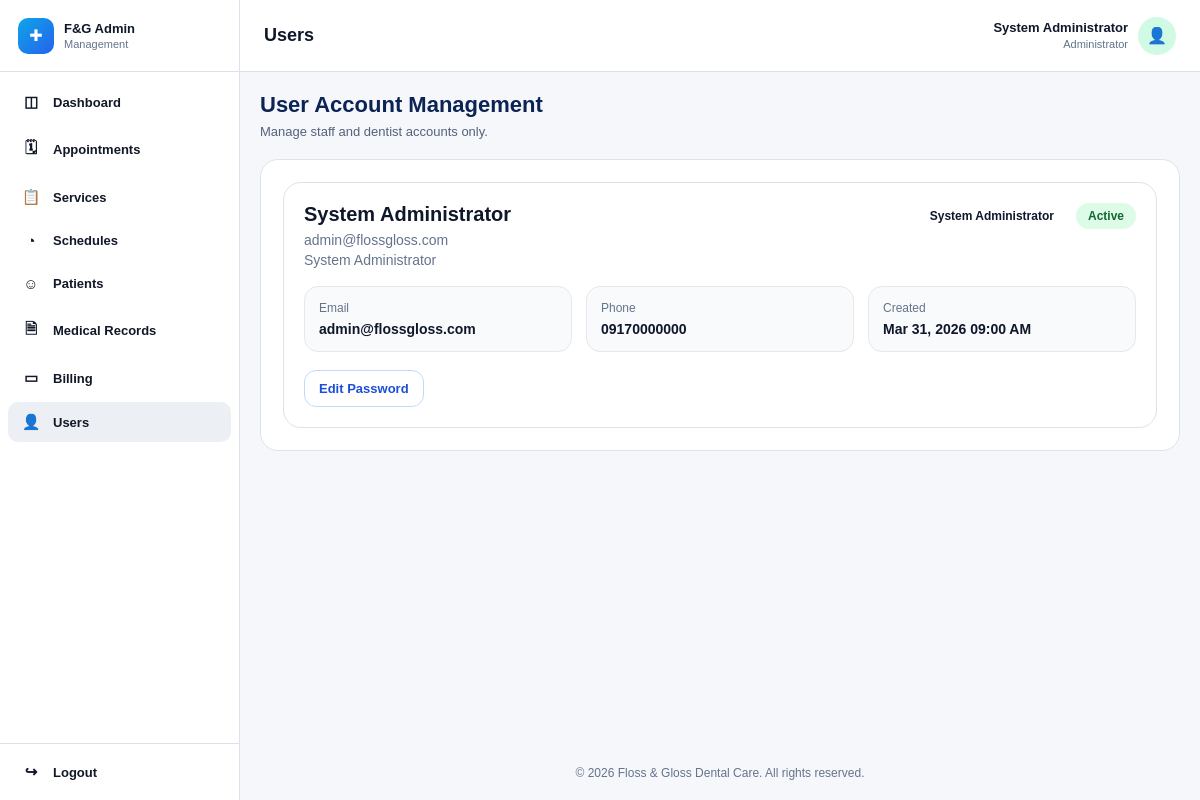
Before: /admin/manage-users.php (signed in) with the older database file.
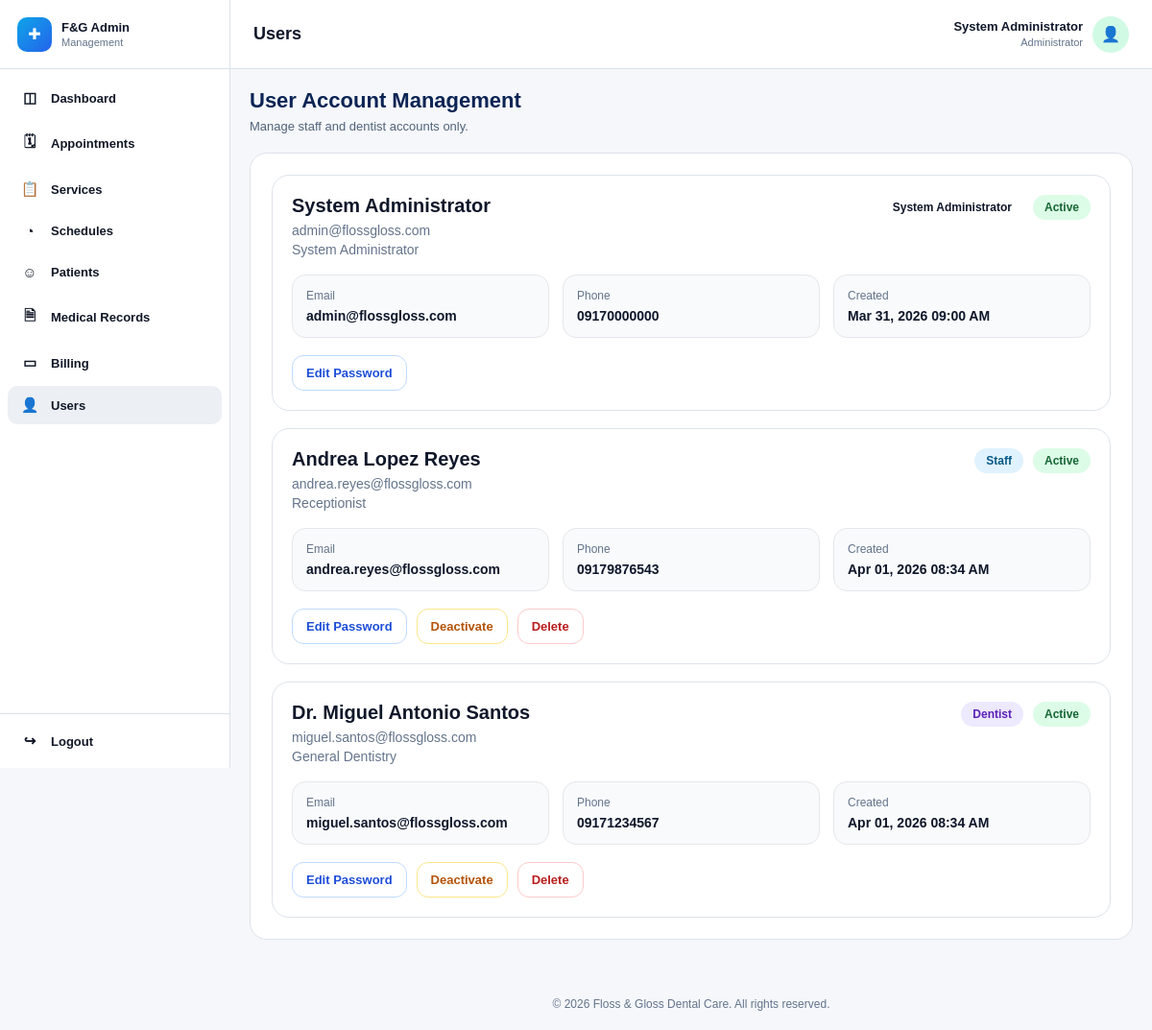
After: the same page with the newer database file.
### tables this page shows
CREATE TABLE `staff_profiles` (
  `staff_id` int(11) NOT NULL,
  `user_id` int(11) NOT NULL,
  `first_name` varchar(100) NOT NULL,
  `middle_name` varchar(100) DEFAULT NULL,
  `last_name` varchar(100) NOT NULL,
  `position` varchar(100) DEFAULT NULL,
  `created_by` int(11) DEFAULT NULL,
  `created_at` timestamp NOT NULL DEFAULT current_timestamp(),
  `updated_at` timestamp NOT NULL DEFAULT current_timestamp() ON UPDATE current_timestamp()
);

CREATE TABLE `users` (
  `user_id` int(11) NOT NULL,
  `role` enum('patient','staff','system_admin','dentist') NOT NULL,
  `email` varchar(150) NOT NULL,
  `phone` varchar(20) DEFAULT NULL,
  `password_hash` varchar(255) NOT NULL,
  `account_status` enum('active','inactive','deactivated','suspended') NOT NULL DEFAULT 'active',
  `email_verified` tinyint(1) NOT NULL DEFAULT 0,
  `created_at` timestamp NOT NULL DEFAULT current_timestamp(),
  `updated_at` timestamp NOT NULL DEFAULT current_timestamp() ON UPDATE current_timestamp()
);

CREATE TABLE `dentist_profiles` (
  `dentist_id` int(11) NOT NULL,
  `user_id` int(11) NOT NULL,
  `first_name` varchar(100) NOT NULL,
  `middle_name` varchar(100) DEFAULT NULL,
  `last_name` varchar(100) NOT NULL,
  `specialization` varchar(150) DEFAULT NULL,
  `license_number` varchar(100) DEFAULT NULL,
  `bio` text DEFAULT NULL,
  `is_active` tinyint(1) NOT NULL DEFAULT 1,
  `created_at` timestamp NOT NULL DEFAULT current_timestamp(),
  `updated_at` timestamp NOT NULL DEFAULT current_timestamp() ON UPDATE current_timestamp()
);

### admin/manage-users.php (the view, shortened to what the changed rows need)
<?php
require_once '../config/database.php';
$user_id = (int)($_SESSION['user_id'] ?? 0);
$admin_name = "System Administrator";
$admin_role = "Administrator";
$admin_sql = "
    SELECT u.role, sp.first_name, sp.last_name
    FROM users u
    LEFT JOIN staff_profiles sp ON u.user_id = sp.user_id
    WHERE u.user_id = ?
    LIMIT 1
";
$admin_stmt = mysqli_prepare($conn, $admin_sql);
if ($admin_stmt) {
    mysqli_stmt_bind_param($admin_stmt, "i", $user_id);
    mysqli_stmt_execute($admin_stmt);
    $admin_result = mysqli_stmt_get_result($admin_stmt);
    if ($admin_result && mysqli_num_rows($admin_result) > 0) {
        $admin_row = mysqli_fetch_assoc($admin_result);
        $name = trim(($admin_row['first_name'] ?? '') . ' ' . ($admin_row['last_name'] ?? ''));
        if ($name !== '') {
            $admin_name = $name;
        }
    }
}
$users = [];
$users_sql = "
    SELECT
        u.user_id,
        u.role,
        u.email,
        u.phone,
        u.account_status,
        u.created_at,
        dp.first_name AS dentist_first_name,
        dp.middle_name AS dentist_middle_name,
        dp.last_name AS dentist_last_name,
        dp.specialization,
        sp.first_name AS staff_first_name,
        sp.middle_name AS staff_middle_name,
        sp.last_name AS staff_last_name,
        sp.position
    FROM users u
    LEFT JOIN dentist_profiles dp ON u.user_id = dp.user_id
    LEFT JOIN staff_profiles sp ON u.user_id = sp.user_id
    WHERE u.role IN ('system_admin', 'staff', 'dentist')
    ORDER BY
        CASE
            WHEN u.role = 'system_admin' THEN 1
            WHEN u.role = 'staff' THEN 2
            WHEN u.role = 'dentist' THEN 3
            ELSE 4
        END,
        u.created_at DESC,
        u.user_id DESC
";
$users_result = mysqli_query($conn, $users_sql);
if ($users_result) {
    while ($row = mysqli_fetch_assoc($users_result)) {
        if (($row['role'] ?? '') === 'dentist') {
            $full_name = trim(
                ($row['dentist_first_name'] ?? '') . ' ' .
                ($row['dentist_middle_name'] ?? '') . ' ' .
                ($row['dentist_last_name'] ?? '')
            );
            $display_name = $full_name !== ''
                ? 'Dr. ' . preg_replace('/\s+/', ' ', trim($full_name))
                : 'Unknown Dentist';
            $extra_info = !empty($row['specialization'])
                ? $row['specialization']
                : 'General Dentistry';
        } else {
            $full_name = trim(
                ($row['staff_first_name'] ?? '') . ' ' .
                ($row['staff_middle_name'] ?? '') . ' ' .
                ($row['staff_last_name'] ?? '')
            );
            if (($row['role'] ?? '') === 'system_admin') {
                $display_name = $full_name !== ''
                    ? preg_replace('/\s+/', ' ', trim($full_name))
                    : 'System Administrator';
                $extra_info = !empty($row['position'])
                    ? $row['position']
                    : 'System Administrator';
            } else {
                $display_name = $full_name !== ''
                    ? preg_replace('/\s+/', ' ', trim($full_name))
                    : 'Unknown Staff';
                $extra_info = !empty($row['position'])
                    ? $row['position']
                    : 'Clinic Staff';
            }
        }
        $row['display_name'] = $display_name;
        $row['extra_info'] = $extra_info;
        $row['is_current_user'] = ((int)$row['user_id'] === $user_id);
        $users[] = $row;
    }
}
include("../includes/admin-header.php");
include("../includes/admin-sidebar.php");
?>
<div class="main-area">
    <div class="topbar">
        <h1>Users</h1>
        <div class="admin-user">
            <div class="admin-meta">
                <strong><?php echo htmlspecialchars($admin_name); ?></strong>
                <span><?php echo htmlspecialchars($admin_role); ?></span>
            </div>
        </div>
    </div>
    <div class="content">
        <div class="page-top">
            <h2>User Account Management</h2>
        </div>
        <section class="panel">
            <div class="users-list">
                <?php if (!empty($users)): ?>
                    <?php foreach ($users as $row): ?>
                        <?php
                            $is_active = ($row['account_status'] === 'active');
                            $toggle_label = $is_active ? 'Deactivate' : 'Activate';
                            $toggle_confirm = $is_active
                                ? 'Deactivate this user account?'
                                : 'Activate this user account?';
                        ?>
                        <div class="user-card">
                            <div class="user-head">
                                <div>
                                    <div class="user-name"><?php echo htmlspecialchars($row['display_name']); ?></div>
                                    <div class="user-meta">
                                        <span><?php echo htmlspecialchars($row['email']); ?></span>
                                        <span><?php echo htmlspecialchars($row['extra_info']); ?></span>
                                    </div>
                                </div>
                                <div style="display:flex; gap:10px; flex-wrap:wrap;">
                                    <?php
                                    $role_label = ucfirst($row['role']);
                                    if ($row['role'] === 'system_admin') {
                                        $role_label = 'System Administrator';
                                    }
                                    ?>
                                    <span class="role-pill <?php echo htmlspecialchars($row['role']); ?>">
                                        <?php echo htmlspecialchars($role_label); ?>
                                    </span>
                                    <span class="status-pill <?php echo htmlspecialchars($row['account_status']); ?>">
                                        <?php echo htmlspecialchars(ucfirst($row['account_status'])); ?>
                                    </span>
                                </div>
                            </div>
                            <div class="user-info-grid">
                                <div class="info-box">
                                    <div class="label">Email</div>
                                    <div class="value"><?php echo htmlspecialchars($row['email'] ?: 'N/A'); ?></div>
                                </div>
                                <div class="info-box">
                                    <div class="label">Phone</div>
                                    <div class="value"><?php echo htmlspecialchars($row['phone'] ?: 'N/A'); ?></div>
                                </div>
                                <div class="info-box">
                                    <div class="label">Created</div>
                                    <div class="value">
                                        <?php
                                        echo !empty($row['created_at'])
                                            ? htmlspecialchars(date('M d, Y h:i A', strtotime($row['created_at'])))
                                            : 'N/A';
                                        ?>
                                    </div>
                                </div>
                            </div>
                            <div class="user-actions">
                                <button
                                    type="button"
                                    class="btn-primary"
                                    onclick="togglePasswordForm(<?php echo (int)$row['user_id']; ?>)"
                                >
                                    Edit Password
                                </button>
                                <?php if (empty($row['is_current_user'])): ?>
                                    <form method="POST" onsubmit="return confirm('<?php echo htmlspecialchars($toggle_confirm, ENT_QUOTES); ?>');">
                                        <button type="submit" class="btn-warning"><?php echo htmlspecialchars($toggle_label); ?></button>
                                    </form>
                                    <form method="POST" onsubmit="return confirm('Delete this user account? This will also remove the linked profile.');">
                                        <button type="submit" class="btn-danger">Delete</button>
                                    </form>
                                <?php endif; ?>
                            </div>
                        </div>
                    <?php endforeach; ?>
                <?php else: ?>
                    <div class="empty-state">No user accounts found.</div>
                <?php endif; ?>
            </div>
        </section>
        <?php include("../includes/admin-footer.php"); ?>

Changed rows visible on the page:
added staff_profiles: display_name "Andrea Lopez Reyes", user.email "andrea.reyes@flossgloss.com", position "Receptionist", user.role "Staff", user.account_status "Active", user.phone "09179876543", user.created_at "Apr 01, 2026 08:34 AM", user.account_status "Deactivate"
added dentist_profiles: display_name "Dr. Miguel Antonio Santos", user.email "miguel.santos@flossgloss.com", specialization "General Dentistry", user.role "Dentist", user.account_status "Active", user.phone "09171234567", user.created_at "Apr 01, 2026 08:34 AM", user.account_status "Deactivate"
